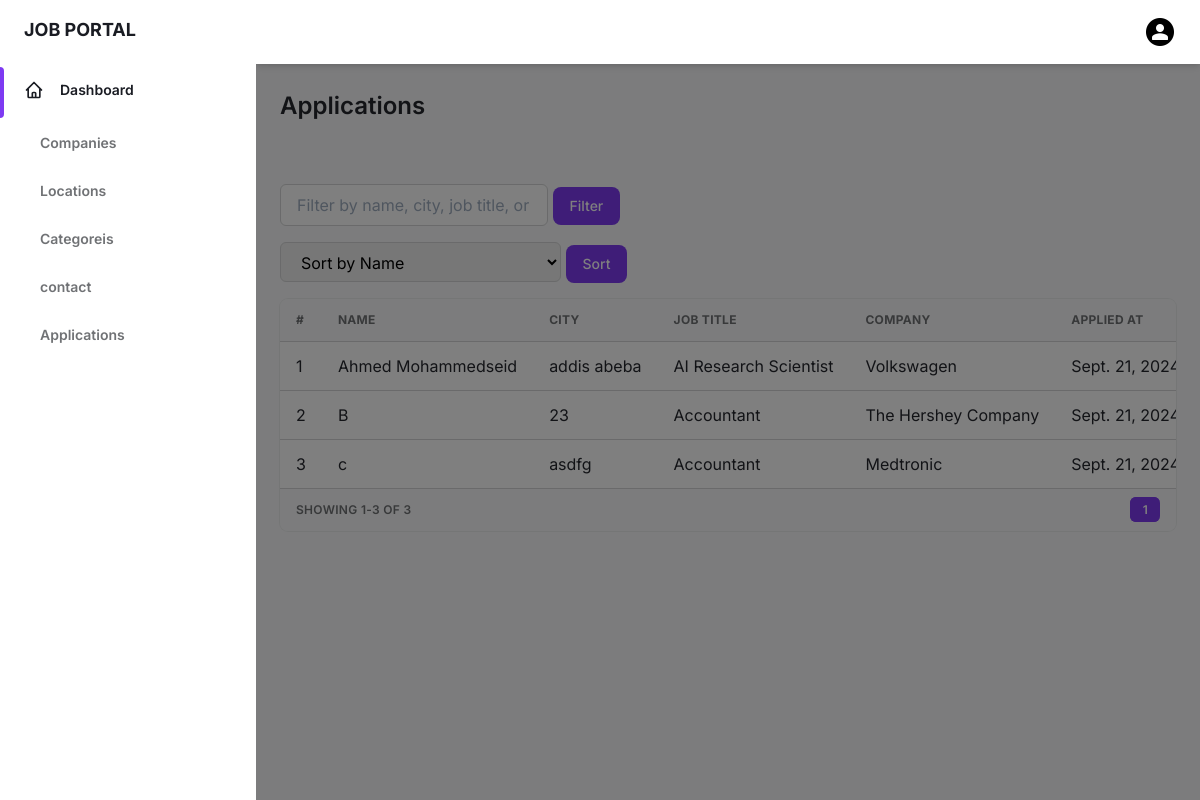
Screenshot of /dashboard/applications with the database file from the repository.
### job_app/models.py (models this page shows, shortened)
class Application(models.Model):
    job = models.ForeignKey(Job, on_delete=models.CASCADE)
    full_name = models.CharField(max_length=100)
    age = models.PositiveIntegerField()
    city = models.CharField(max_length=100)
    email = models.EmailField(max_length=100)
    resume = models.FileField(upload_to='resumes/')
    cover_letter = models.TextField(null=True, blank=True)
    applied_at = models.DateTimeField(auto_now_add=True)

class Job(models.Model):
    FULL_TIME = 'FT'
    PART_TIME = 'PT'
    CONTRACT = 'CT'
    INTERNSHIP = 'IN'
    REMOTE = 'RM'
    FREELANCE = 'FL'
    JOB_TYPE_CHOICES = [
        (FULL_TIME, 'Full-time'),
        (PART_TIME, 'Part-time'),
        (CONTRACT, 'Contract'),
        (INTERNSHIP, 'Internship'),
        (REMOTE, 'Remote'),
        (FREELANCE, 'Freelance'),
    ]
    title = models.CharField(max_length=255)
    description = models.TextField()
    company = models.ForeignKey(Company, on_delete=models.CASCADE)
    location = models.ForeignKey(Location, on_delete=models.CASCADE)
    job_type = models.CharField(
        max_length=2, choices=JOB_TYPE_CHOICES, default=FULL_TIME)
    salary = models.DecimalField(max_digits=10, decimal_places=2)
    posted_at = models.DateTimeField(auto_now_add=True)
    application_deadline = models.DateTimeField()
    vacancies = models.IntegerField()
    required_knowledge_skills_abilities = models.TextField()
    education_experience = models.TextField()
    min_experience_years = models.IntegerField()  # For filtering based on experience
    job_category = models.ForeignKey(Category, on_delete=models.CASCADE)

class Company(models.Model):
    name = models.CharField(max_length=255)
    email = models.EmailField(unique=True)
    phone = models.CharField(max_length=20)
    website = models.URLField(null=True, blank=True)
    about = models.TextField(null=True, blank=True)
    verified = models.BooleanField(default=False)

### job_app/views.py (the view)
# urls.py: path("dashboard/applications", views.application_list_view, name="applications"),
def application_list_view(request):
    sort_by = request.GET.get('sort', 'full_name')
    filter_by = request.GET.get('filter', '')  # Default no filter
    applications = Application.objects.filter(
        Q(full_name__icontains=filter_by) |
        Q(city__icontains=filter_by) |
        Q(job__title__icontains=filter_by) |
        Q(job__company__name__icontains=filter_by)
    ).order_by(sort_by)
    paginator = Paginator(applications, 20)
    page_number = request.GET.get("page")
    page_obj = paginator.get_page(page_number)
    context = {
        "page_obj": page_obj,
        "sort_by": sort_by,
        "filter_by": filter_by,
        "paginator": paginator,
        "page_number": page_number,
    }
    return render(request, 'job_app/application.html', context)

### job_app/templates/job_app/application.html (shortened to what this page needs)
{% extends "main.html" %}
{% block content %}
<main class="h-full overflow-y-auto">
  <div class="container px-6 mx-auto grid">
    <h2 class="my-6 text-2xl font-semibold text-gray-700 dark:text-gray-200">
      Applications
      <br><br>
    </h2>
    <form method="get" class="mb-4">
      <input type="text" name="filter" value="{{ filter_by }}" placeholder="Filter by name, city, job title, or company" class="px-4 py-2 border rounded-md">
      <button type="submit" class="px-4 py-2 text-sm font-medium leading-5 text-white bg-purple-600 border border-transparent rounded-lg hover:bg-purple-700 focus:outline-none focus:shadow-outline-purple">Filter</button>
    </form>
    <form method="get" class="mb-4">
      <select name="sort" class="px-4 py-2 border rounded-md">
        <option value="full_name" {% if sort_by == 'full_name' %}selected{% endif %}>Sort by Name</option>
      </select>
      <button type="submit" class="px-4 py-2 text-sm font-medium leading-5 text-white bg-purple-600 border border-transparent rounded-lg hover:bg-purple-700 focus:outline-none focus:shadow-outline-purple">Sort</button>
    </form>
    <div class="w-full overflow-hidden mb-8 rounded-lg shadow-xs">
      <div class="w-full overflow-x-auto">
        <table class="w-full whitespace-no-wrap">
          <thead>
            <tr class="text-xs font-semibold tracking-wide text-left text-gray-500 uppercase border-b dark:border-gray-700 bg-gray-50 dark:text-gray-400 dark:bg-gray-800">
              <th class="px-4 py-3">#</th>
              <th class="px-4 py-3">Name</th>
              <th class="px-4 py-3">City</th>
              <th class="px-4 py-3">Job Title</th>
              <th class="px-4 py-3">Company</th>
              <th class="px-4 py-3">Applied At</th>
            </tr>
          </thead>
          <tbody class="bg-white divide-y dark:divide-gray-700 dark:bg-gray-800">
            {% for application in page_obj %}
            <tr class="text-gray-700 dark:text-gray-400 cursor-pointer" onclick="window.location.href='{% url 'application_detail' application.id %}'">
              <td class="px-4 py-3">{{ forloop.counter }}</td>
              <td class="px-4 py-3">{{ application.full_name }}</td>
              <td class="px-4 py-3">{{ application.city }}</td>
              <td class="px-4 py-3">{{ application.job.title }}</td>
              <td class="px-4 py-3">{{ application.job.company.name }}</td>
              <td class="px-4 py-3">{{ application.applied_at }}</td>
            </tr>
            {% endfor %}
          </tbody>
        </table>
      </div>
      <div class="grid px-4 py-3 text-xs font-semibold tracking-wide text-gray-500 uppercase border-t dark:border-gray-700 bg-gray-50 sm:grid-cols-9 dark:text-gray-400 dark:bg-gray-800">
        <span class="flex items-center col-span-3">
          Showing {{ page_obj.start_index }}-{{ page_obj.end_index }} of {{ page_obj.paginator.count }}
        </span>
        <span class="col-span-2"></span>
        <span class="flex col-span-4 mt-2 sm:mt-auto sm:justify-end">
          <nav aria-label="Table navigation">
            <ul class="inline-flex items-center">
              {% for num in page_obj.paginator.page_range %}
              {% if page_obj.number == num %}
              <li>
                <span class="px-3 py-1 text-white transition-colors duration-150 bg-purple-600 border border-r-0 border-purple-600 rounded-md focus:outline-none focus:shadow-outline-purple">{{ num }}</span>
              </li>
              {% elif num > page_obj.number|add:'-3' and num < page_obj.number|add:'3' %}
              <li>
                <a href="?page={{ num }}&sort={{ sort_by }}&filter={{ filter_by }}" class="px-3 py-1 rounded-md focus:outline-none focus:shadow-outline-purple">{{ num }}</a>
              </li>
              {% endif %}
              {% endfor %}
            </ul>
          </nav>
        </span>
      </div>
    </div>
  </div>
</main>
{% endblock content %}

### rows the page displays
Application: full_name "Ahmed Mohammedseid", city "addis abeba", job "AI Research Scientist", job.company.name "Volkswagen", applied_at "Sept. 21,…"
Application: full_name "B", city "23", job "Accountant", job.company.name "The Hershey Company", applied_at "Sept. 21,…"
Application: full_name "c", city "asdfg", job "Accountant", job.company.name "Medtronic", applied_at "Sept. 21,…"

### other values shown
{{ page_obj.start_index }} "1"
{{ page_obj.end_index }} "3"
{{ page_obj.paginator.count }} "3"
{{ num }} "1"
